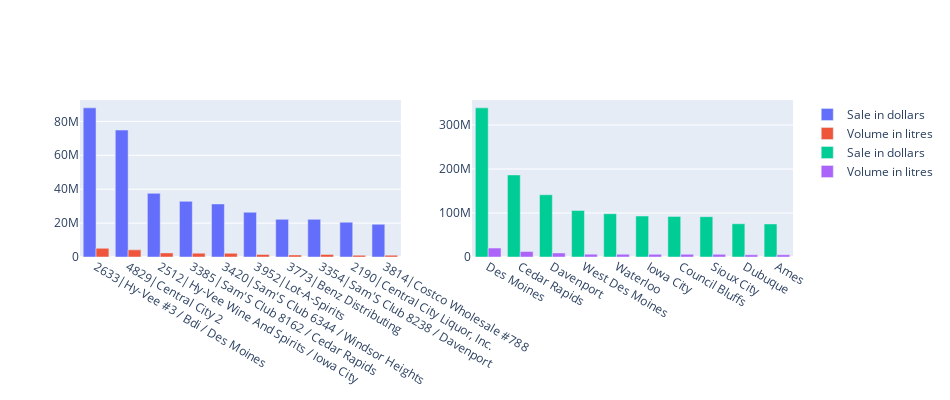

Notebook cell for this chart:
### Markdown cell above
<ul><li style="font-family: Monaco; font-size: 1.3em"><em>Store and City</em></li></ul>

### Code cell
fig = make_subplots(rows=1, cols=2)
fig = plot_bar(fig, df_aggregate, 'store', 1, 1)
fig = plot_bar(fig, df_aggregate, 'city', 1, 2)
fig.update_layout(autosize=False, width=950, height=400)
fig.show()

### Figure 1 — Plotly figure (JSON) as saved in the notebook; plotly's stock layout.template omitted (floating-point values rounded to 4 significant figures)
{"data": [{"name": "Sale in dollars", "type": "bar", "x": ["2633|Hy-Vee #3 / Bdi / Des Moines", "4829|Central City 2", "2512|Hy-Vee Wine And Spirits / Iowa City", "3385|Sam'S Club 8162 / Cedar Rapids", "3420|Sam'S Club 6344 / Windsor Heights", "3952|Lot-A-Spirits", "3773|Benz Distributing", "3354|Sam'S Club 8238 / Davenport", "2190|Central City Liquor, Inc.", "3814|Costco Wholesale #788"], "xaxis": "x", "y": [87990000.0, 74900000.0, 37560000.0, 32830000.0, 31300000.0, 26410000.0, 22220000.0, 22210000.0, 20530000.0, 19300000.0], "yaxis": "y"}, {"name": "Volume in litres", "type": "bar", "x": ["2633|Hy-Vee #3 / Bdi / Des Moines", "4829|Central City 2", "2512|Hy-Vee Wine And Spirits / Iowa City", "3385|Sam'S Club 8162 / Cedar Rapids", "3420|Sam'S Club 6344 / Windsor Heights", "3952|Lot-A-Spirits", "3773|Benz Distributing", "3354|Sam'S Club 8238 / Davenport", "2190|Central City Liquor, Inc.", "3814|Costco Wholesale #788"], "xaxis": "x", "y": [5139000.0, 4208000.0, 2428000.0, 2265000.0, 2175000.0, 1486000.0, 1218000.0, 1521000.0, 1036000.0, 1071000.0], "yaxis": "y"}, {"name": "Sale in dollars", "type": "bar", "x": ["Des Moines", "Cedar Rapids", "Davenport", "West Des Moines", "Waterloo", "Iowa City", "Council Bluffs", "Sioux City", "Dubuque", "Ames"], "xaxis": "x2", "y": [338900000.0, 186500000.0, 141400000.0, 105800000.0, 98250000.0, 93110000.0, 92280000.0, 91570000.0, 75580000.0, 75040000.0], "yaxis": "y2"}, {"name": "Volume in litres", "type": "bar", "x": ["Des Moines", "Cedar Rapids", "Davenport", "West Des Moines", "Waterloo", "Iowa City", "Council Bluffs", "Sioux City", "Dubuque", "Ames"], "xaxis": "x2", "y": [20300000.0, 12460000.0, 9160000.0, 6463000.0, 6246000.0, 5976000.0, 6032000.0, 5970000.0, 5094000.0, 5087000.0], "yaxis": "y2"}], "layout": {"autosize": false, "height": 400, "width": 950, "xaxis": {"anchor": "y", "domain": [0, 0.45]}, "xaxis2": {"anchor": "y2", "domain": [0.55, 1]}, "yaxis": {"anchor": "x", "domain": [0, 1]}, "yaxis2": {"anchor": "x2", "domain": [0, 1]}}}
